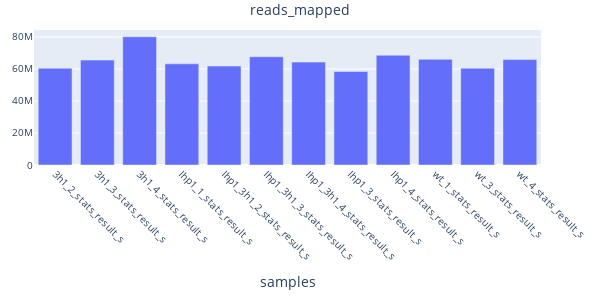
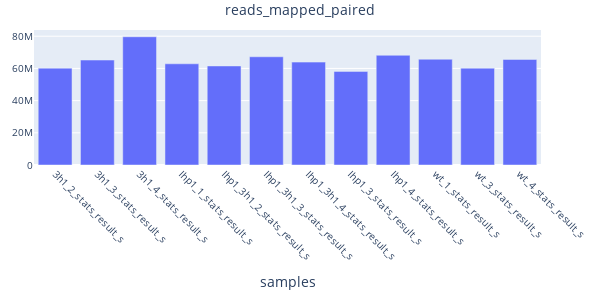
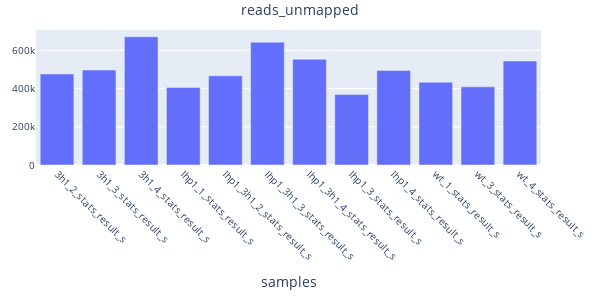
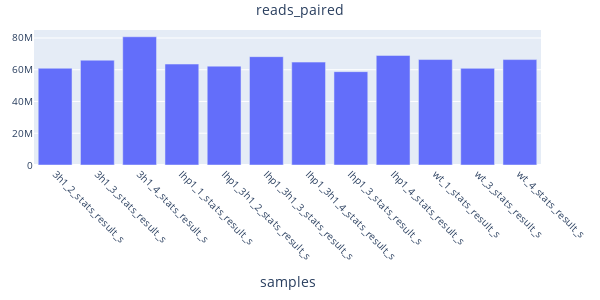

Here is the notebook cell these charts were saved with, in order:
### Code cell
columns_to_plot = ["reads_mapped", "reads_mapped_paired", "reads_unmapped",
                   "reads_paired", "bases_mapped", "mismatches", "error_rate", "average_length"]

for col in columns_to_plot:
    fig = px.bar(df_s, x="samples", y=col, title=f'{col}', hover_name="samples")
    fig.update_layout(
        width=600,  # Set width of the plot
        height=300,  # Set height of the plot
        margin=dict(l=20, r=20, t=30, b=20),  # Reduce margins
        title=dict(x=0.5, font=dict(size=14)),  # Center title and reduce its font size
        xaxis=dict(tickangle=45, tickfont=dict(size=10)),  # Rotate x-axis labels for readability, reduce font size
        yaxis=dict(title=None, tickfont=dict(size=10)),  # Remove y-axis title, reduce font size
        legend=dict(font=dict(size=10), orientation='h', yanchor="bottom", y=1.02, xanchor="right", x=1)  # Adjust legend position and font size
    )
    # Save the plot as a PNG image
    # img_file = f"{col}_plot.png"
    # fig.write_image(img_file)

    # Add the image to the PDF
    # c.drawImage(img_file, 50, 400, width=500, height=250)
    # c.showPage()  # Create a new page for the next plot
    # fig.write_image(f"{DIR}\\long\\{col}.png")
    fig.show()
# c.save()

### Figure 1 — Plotly figure (JSON) as saved in the notebook; plotly's stock layout.template omitted (floating-point values rounded to 4 significant figures)
{"data": [{"alignmentgroup": "True", "hovertemplate": "<b>%{hovertext}</b><br><br>samples=%{x}<br>reads_mapped=%{y}<extra></extra>", "hovertext": ["3h1_2_stats_result_s", "3h1_3_stats_result_s", "3h1_4_stats_result_s", "Ihp1_1_stats_result_s", "Ihp1_3h1_2_stats_result_s", "Ihp1_3h1_3_stats_result_s", "Ihp1_3h1_4_stats_result_s", "Ihp1_3_stats_result_s", "Ihp1_4_stats_result_s", "wt_1_stats_result_s", "wt_3_stats_result_s", "wt_4_stats_result_s"], "legendgroup": "", "marker": {"color": "#636efa", "pattern": {"shape": ""}}, "name": "", "offsetgroup": "", "orientation": "v", "showlegend": false, "textposition": "auto", "type": "bar", "x": ["3h1_2_stats_result_s", "3h1_3_stats_result_s", "3h1_4_stats_result_s", "Ihp1_1_stats_result_s", "Ihp1_3h1_2_stats_result_s", "Ihp1_3h1_3_stats_result_s", "Ihp1_3h1_4_stats_result_s", "Ihp1_3_stats_result_s", "Ihp1_4_stats_result_s", "wt_1_stats_result_s", "wt_3_stats_result_s", "wt_4_stats_result_s"], "xaxis": "x", "y": [60451023, 65500607, 80094200, 63160032, 61791770, 67592460, 64250948, 58419235, 68513902, 65973899, 60455427, 65838583], "yaxis": "y"}], "layout": {"barmode": "relative", "height": 300, "legend": {"font": {"size": 10}, "orientation": "h", "tracegroupgap": 0, "x": 1, "xanchor": "right", "y": 1.02, "yanchor": "bottom"}, "margin": {"b": 20, "l": 20, "r": 20, "t": 30}, "title": {"font": {"size": 14}, "text": "reads_mapped", "x": 0.5}, "width": 600, "xaxis": {"anchor": "y", "domain": [0, 1], "tickangle": 45, "tickfont": {"size": 10}, "title": {"text": "samples"}}, "yaxis": {"anchor": "x", "domain": [0, 1], "tickfont": {"size": 10}, "title": {}}}}

### Figure 2 — Plotly figure (JSON) as saved in the notebook; plotly's stock layout.template omitted (floating-point values rounded to 4 significant figures)
{"data": [{"alignmentgroup": "True", "hovertemplate": "<b>%{hovertext}</b><br><br>samples=%{x}<br>reads_mapped_paired=%{y}<extra></extra>", "hovertext": ["3h1_2_stats_result_s", "3h1_3_stats_result_s", "3h1_4_stats_result_s", "Ihp1_1_stats_result_s", "Ihp1_3h1_2_stats_result_s", "Ihp1_3h1_3_stats_result_s", "Ihp1_3h1_4_stats_result_s", "Ihp1_3_stats_result_s", "Ihp1_4_stats_result_s", "wt_1_stats_result_s", "wt_3_stats_result_s", "wt_4_stats_result_s"], "legendgroup": "", "marker": {"color": "#636efa", "pattern": {"shape": ""}}, "name": "", "offsetgroup": "", "orientation": "v", "showlegend": false, "textposition": "auto", "type": "bar", "x": ["3h1_2_stats_result_s", "3h1_3_stats_result_s", "3h1_4_stats_result_s", "Ihp1_1_stats_result_s", "Ihp1_3h1_2_stats_result_s", "Ihp1_3h1_3_stats_result_s", "Ihp1_3h1_4_stats_result_s", "Ihp1_3_stats_result_s", "Ihp1_4_stats_result_s", "wt_1_stats_result_s", "wt_3_stats_result_s", "wt_4_stats_result_s"], "xaxis": "x", "y": [60174062, 65203558, 79673950, 62872786, 61538178, 67234414, 63916950, 58155754, 68162166, 65705870, 60166866, 65577066], "yaxis": "y"}], "layout": {"barmode": "relative", "height": 300, "legend": {"font": {"size": 10}, "orientation": "h", "tracegroupgap": 0, "x": 1, "xanchor": "right", "y": 1.02, "yanchor": "bottom"}, "margin": {"b": 20, "l": 20, "r": 20, "t": 30}, "title": {"font": {"size": 14}, "text": "reads_mapped_paired", "x": 0.5}, "width": 600, "xaxis": {"anchor": "y", "domain": [0, 1], "tickangle": 45, "tickfont": {"size": 10}, "title": {"text": "samples"}}, "yaxis": {"anchor": "x", "domain": [0, 1], "tickfont": {"size": 10}, "title": {}}}}

### Figure 3 — Plotly figure (JSON) as saved in the notebook; plotly's stock layout.template omitted (floating-point values rounded to 4 significant figures)
{"data": [{"alignmentgroup": "True", "hovertemplate": "<b>%{hovertext}</b><br><br>samples=%{x}<br>reads_unmapped=%{y}<extra></extra>", "hovertext": ["3h1_2_stats_result_s", "3h1_3_stats_result_s", "3h1_4_stats_result_s", "Ihp1_1_stats_result_s", "Ihp1_3h1_2_stats_result_s", "Ihp1_3h1_3_stats_result_s", "Ihp1_3h1_4_stats_result_s", "Ihp1_3_stats_result_s", "Ihp1_4_stats_result_s", "wt_1_stats_result_s", "wt_3_stats_result_s", "wt_4_stats_result_s"], "legendgroup": "", "marker": {"color": "#636efa", "pattern": {"shape": ""}}, "name": "", "offsetgroup": "", "orientation": "v", "showlegend": false, "textposition": "auto", "type": "bar", "x": ["3h1_2_stats_result_s", "3h1_3_stats_result_s", "3h1_4_stats_result_s", "Ihp1_1_stats_result_s", "Ihp1_3h1_2_stats_result_s", "Ihp1_3h1_3_stats_result_s", "Ihp1_3h1_4_stats_result_s", "Ihp1_3_stats_result_s", "Ihp1_4_stats_result_s", "wt_1_stats_result_s", "wt_3_stats_result_s", "wt_4_stats_result_s"], "xaxis": "x", "y": [476289, 497099, 671296, 405696, 466706, 642834, 553212, 369119, 494928, 433277, 409011, 544305], "yaxis": "y"}], "layout": {"barmode": "relative", "height": 300, "legend": {"font": {"size": 10}, "orientation": "h", "tracegroupgap": 0, "x": 1, "xanchor": "right", "y": 1.02, "yanchor": "bottom"}, "margin": {"b": 20, "l": 20, "r": 20, "t": 30}, "title": {"font": {"size": 14}, "text": "reads_unmapped", "x": 0.5}, "width": 600, "xaxis": {"anchor": "y", "domain": [0, 1], "tickangle": 45, "tickfont": {"size": 10}, "title": {"text": "samples"}}, "yaxis": {"anchor": "x", "domain": [0, 1], "tickfont": {"size": 10}, "title": {}}}}

### Figure 4 — Plotly figure (JSON) as saved in the notebook; plotly's stock layout.template omitted (floating-point values rounded to 4 significant figures)
{"data": [{"alignmentgroup": "True", "hovertemplate": "<b>%{hovertext}</b><br><br>samples=%{x}<br>reads_paired=%{y}<extra></extra>", "hovertext": ["3h1_2_stats_result_s", "3h1_3_stats_result_s", "3h1_4_stats_result_s", "Ihp1_1_stats_result_s", "Ihp1_3h1_2_stats_result_s", "Ihp1_3h1_3_stats_result_s", "Ihp1_3h1_4_stats_result_s", "Ihp1_3_stats_result_s", "Ihp1_4_stats_result_s", "wt_1_stats_result_s", "wt_3_stats_result_s", "wt_4_stats_result_s"], "legendgroup": "", "marker": {"color": "#636efa", "pattern": {"shape": ""}}, "name": "", "offsetgroup": "", "orientation": "v", "showlegend": false, "textposition": "auto", "type": "bar", "x": ["3h1_2_stats_result_s", "3h1_3_stats_result_s", "3h1_4_stats_result_s", "Ihp1_1_stats_result_s", "Ihp1_3h1_2_stats_result_s", "Ihp1_3h1_3_stats_result_s", "Ihp1_3h1_4_stats_result_s", "Ihp1_3_stats_result_s", "Ihp1_4_stats_result_s", "wt_1_stats_result_s", "wt_3_stats_result_s", "wt_4_stats_result_s"], "xaxis": "x", "y": [60927312, 65997706, 80765496, 63565728, 62258476, 68235294, 64804160, 58788354, 69008830, 66407176, 60864438, 66382888], "yaxis": "y"}], "layout": {"barmode": "relative", "height": 300, "legend": {"font": {"size": 10}, "orientation": "h", "tracegroupgap": 0, "x": 1, "xanchor": "right", "y": 1.02, "yanchor": "bottom"}, "margin": {"b": 20, "l": 20, "r": 20, "t": 30}, "title": {"font": {"size": 14}, "text": "reads_paired", "x": 0.5}, "width": 600, "xaxis": {"anchor": "y", "domain": [0, 1], "tickangle": 45, "tickfont": {"size": 10}, "title": {"text": "samples"}}, "yaxis": {"anchor": "x", "domain": [0, 1], "tickfont": {"size": 10}, "title": {}}}}
